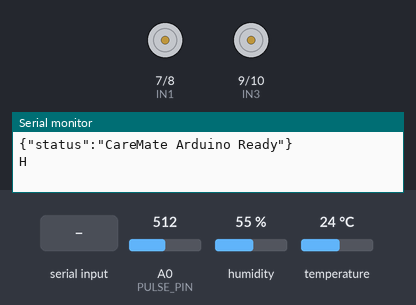
Bench run of a sketch on a simulated Arduino Uno, built with avr-gcc and run on an emulated ATmega328P. On the bench: motor-driver pin pairs drawn as motors (green arrow = first pin HIGH = forward, orange = second pin HIGH = backward, longer = more drive, scaled by the enable pin), the last lines printed to the serial monitor. The inputs (shaded band) are chosen by the test bench; at power-on: A0 (PULSE_PIN) = 512, humidity 55 %, temperature 24 °C.

Above: at 1.2 s.
1.3 s: "F" received over Serial
At 2.6 s:
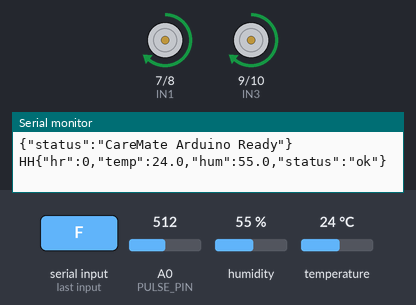
Timing chart, 0 to 4.5 s (numbered marks = the images above; inputs shaded):
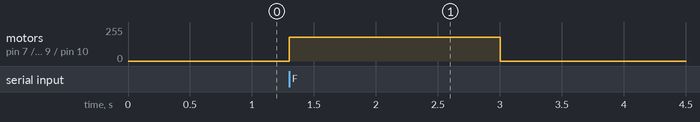

Measured:
- after the input at 1.3 s, motor on pin 7 (IN1) / pin 8 (IN2), motor on pin 9 (IN3) / pin 10 (IN4): stopped → forward 180/255 at once, → stopped 1.7 s later

The sketch:

caremate_arduino.ino
```cpp
// ============================================================
//   CareMate - Arduino UNO Main Sketch
//   Handles:
//     1. Motor Control  (L298N, 4 DC motors, differential drive)
//     2. Heartbeat Safety Stop (auto-stop if Pi goes silent)
//     3. Health Sensors (Pulse Sensor + DHT11 Temperature)
//
//   Serial Commands from Raspberry Pi:
//     'F' = Move Forward
//     'B' = Move Backward
//     'L' = Turn Left
//     'R' = Turn Right
//     'S' = Stop
//     'K' = Heartbeat Acknowledge (keep-alive)
//
//   Serial Output to Raspberry Pi (every 2 seconds):
//     {"hr":72,"temp":36.5,"status":"ok"}
//   Heartbeat to Pi (every 1 second):
//     'H'
// ============================================================

#include <DHT.h>

// ---- Motor Pins (L298N) ----
#define ENA 6   // PWM - Left motors speed
#define IN1 7   // Left motors direction
#define IN2 8
#define ENB 5   // PWM - Right motors speed
#define IN3 9   // Right motors direction
#define IN4 10

// ---- DHT11 Temperature Sensor ----
#define DHT_PIN  2
#define DHT_TYPE DHT11
DHT dht(DHT_PIN, DHT_TYPE);

// ---- Pulse Sensor ----
#define PULSE_PIN A0

// ---- Speed Settings ----
#define SPEED_NORMAL  180   // 0-255 (PWM)
#define SPEED_TURN    160
#define SPEED_SLOW    120

// ---- Safety Heartbeat ----
unsigned long lastHeartbeatAck  = 0;
const unsigned long HEARTBEAT_TIMEOUT = 3000;  // ms - stop motors if no 'K' for 3s

// ---- Sensor Timing ----
unsigned long lastSensorSend    = 0;
const unsigned long SENSOR_INTERVAL = 2000;   // Send sensor data every 2s

unsigned long lastHeartbeatSend = 0;
const unsigned long HEARTBEAT_INTERVAL = 1000; // Send 'H' every 1s

// ---- BPM Calculation ----
int   pulseSensorVal = 0;
int   bpmBuffer[10];
int   bpmIndex       = 0;
int   currentBPM     = 0;
unsigned long lastBeatTime = 0;
bool  beatDetected   = false;
int   threshold      = 550;  // Tune this for your pulse sensor

// ============================================================
void setup() {
  Serial.begin(9600);

  // Motor pins
  pinMode(ENA, OUTPUT);
  pinMode(IN1, OUTPUT);
  pinMode(IN2, OUTPUT);
  pinMode(ENB, OUTPUT);
  pinMode(IN3, OUTPUT);
  pinMode(IN4, OUTPUT);

  stopMotors();

  dht.begin();

  // Initialize BPM buffer
  for (int i = 0; i < 10; i++) bpmBuffer[i] = 70;

  lastHeartbeatAck = millis();  // Give grace period on start

  Serial.println("{\"status\":\"CareMate Arduino Ready\"}");
}

// ============================================================
void loop() {
  unsigned long now = millis();

  // ---- Read Serial Commands ----
  if (Serial.available() > 0) {
    char cmd = Serial.read();
    handleCommand(cmd);
  }

  // ---- Heartbeat Safety Stop ----
  if (now - lastHeartbeatAck > HEARTBEAT_TIMEOUT) {
    stopMotors();  // Pi is not responding - SAFETY STOP
  }

  // ---- Send Heartbeat to Pi ----
  if (now - lastHeartbeatSend >= HEARTBEAT_INTERVAL) {
    Serial.print('H');
    lastHeartbeatSend = now;
  }

  // ---- Read Pulse Sensor ----
  readPulseSensor();

  // ---- Send Sensor Data to Pi ----
  if (now - lastSensorSend >= SENSOR_INTERVAL) {
    sendSensorData();
    lastSensorSend = now;
  }
}

// ============================================================
void handleCommand(char cmd) {
  switch (cmd) {
    case 'F': moveForward();  break;
    case 'B': moveBackward(); break;
    case 'L': turnLeft();     break;
    case 'R': turnRight();    break;
    case 'S': stopMotors();   break;
    case 'K':
      lastHeartbeatAck = millis();  // Acknowledge heartbeat
      break;
    default:
      break;
  }
}

// ============================================================
//   Motor Control Functions
// ============================================================
void moveForward() {
  analogWrite(ENA, SPEED_NORMAL);
  analogWrite(ENB, SPEED_NORMAL);
  digitalWrite(IN1, HIGH);
  digitalWrite(IN2, LOW);
  digitalWrite(IN3, HIGH);
  digitalWrite(IN4, LOW);
}

void moveBackward() {
  analogWrite(ENA, SPEED_NORMAL);
  analogWrite(ENB, SPEED_NORMAL);
  digitalWrite(IN1, LOW);
  digitalWrite(IN2, HIGH);
  digitalWrite(IN3, LOW);
  digitalWrite(IN4, HIGH);
}

void turnLeft() {
  // Right motors forward, left motors backward → spins left
  analogWrite(ENA, SPEED_TURN);
  analogWrite(ENB, SPEED_TURN);
  digitalWrite(IN1, LOW);
  digitalWrite(IN2, HIGH);
  digitalWrite(IN3, HIGH);
  digitalWrite(IN4, LOW);
}

void turnRight() {
  // Left motors forward, right motors backward → spins right
  analogWrite(ENA, SPEED_TURN);
  analogWrite(ENB, SPEED_TURN);
  digitalWrite(IN1, HIGH);
  digitalWrite(IN2, LOW);
  digitalWrite(IN3, LOW);
  digitalWrite(IN4, HIGH);
}

void stopMotors() {
  analogWrite(ENA, 0);
  analogWrite(ENB, 0);
  digitalWrite(IN1, LOW);
  digitalWrite(IN2, LOW);
  digitalWrite(IN3, LOW);
  digitalWrite(IN4, LOW);
}

// ============================================================
//   Pulse Sensor BPM Calculation
// ============================================================
void readPulseSensor() {
  pulseSensorVal = analogRead(PULSE_PIN);
  unsigned long now = millis();

  if (pulseSensorVal > threshold && !beatDetected) {
    beatDetected = true;
    if (lastBeatTime > 0) {
      unsigned long interval = now - lastBeatTime;
      if (interval > 300 && interval < 2000) {  // Valid BPM range: 30-200
        int bpm = 60000 / interval;
        bpmBuffer[bpmIndex % 10] = bpm;
        bpmIndex++;
        // Calculate rolling average
        int sum = 0;
        for (int i = 0; i < 10; i++) sum += bpmBuffer[i];
        currentBPM = sum / 10;
      }
    }
    lastBeatTime = now;
  }

  if (pulseSensorVal < threshold - 50) {
    beatDetected = false;
  }
}

// ============================================================
//   Send Sensor Data as JSON
// ============================================================
void sendSensorData() {
  float temp = dht.readTemperature();   // Celsius
  float hum  = dht.readHumidity();

  if (isnan(temp)) temp = 0.0;
  if (isnan(hum))  hum  = 0.0;

  // Output JSON
  Serial.print("{\"hr\":");
  Serial.print(currentBPM);
  Serial.print(",\"temp\":");
  Serial.print(temp, 1);
  Serial.print(",\"hum\":");
  Serial.print(hum, 1);
  Serial.println(",\"status\":\"ok\"}");
}
```
